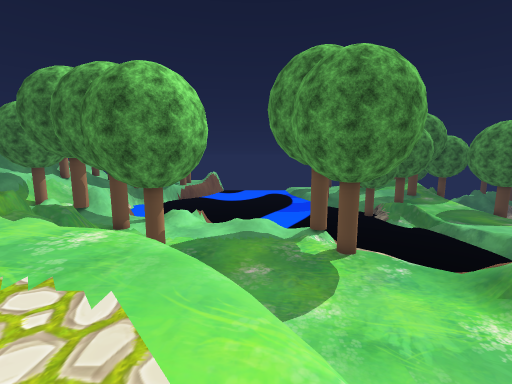
[1] (above)

15 first-person views from a walk through a 3-D level made in the Unity game engine. The camera is 1.5 m above the floor, tilts 8° down and sees 90° across. The floor is counted in squares, 1 m on a side. Each view is taken from the middle of a square. On the plan, view 1 faces up. The plan holds only what a view shows up to about 13 squares ahead; the rest is blank. The place goes on beyond the plan. Some trees and plants on the terrain are drawn as simple stand-ins. Some animated figures are not drawn. Some surface patterns are stand-ins.

[2]
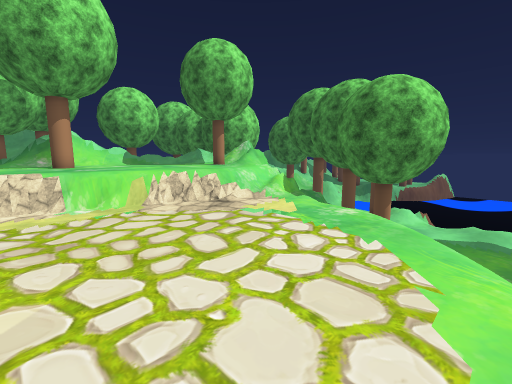

[3]
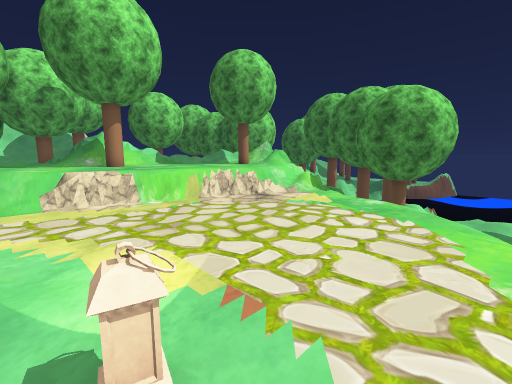

[4]
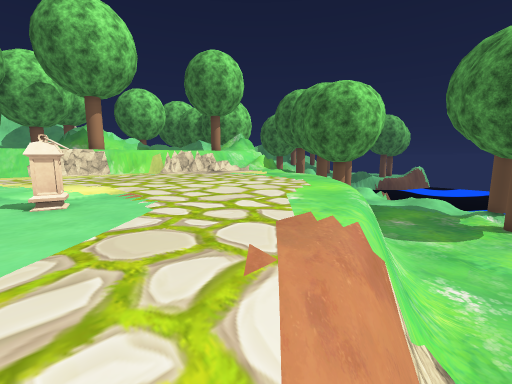

[5]
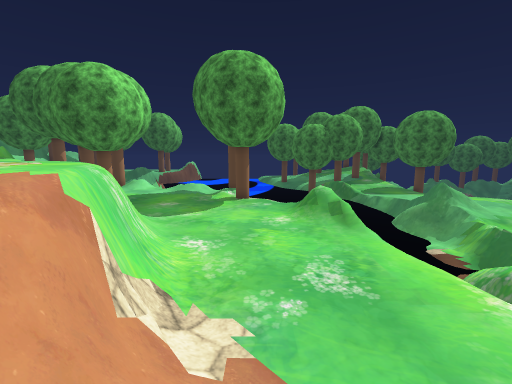

[6]
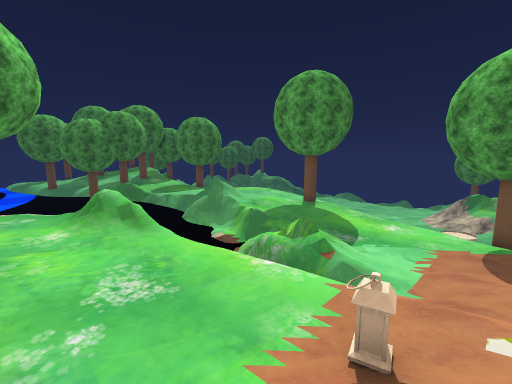

[7]
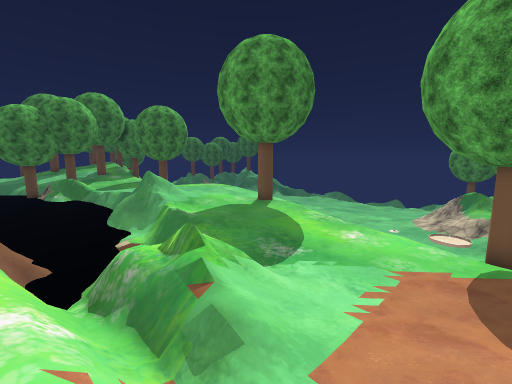

[8]
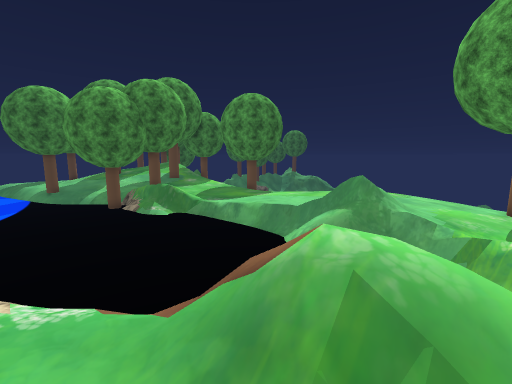

[9]
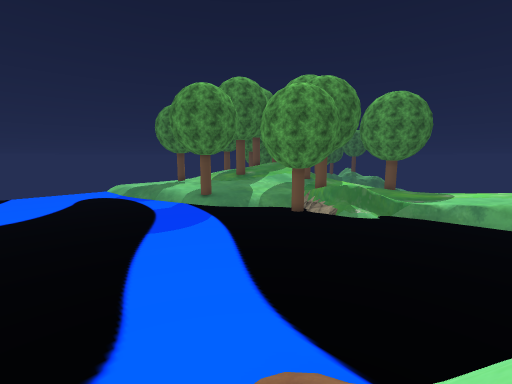

[10]
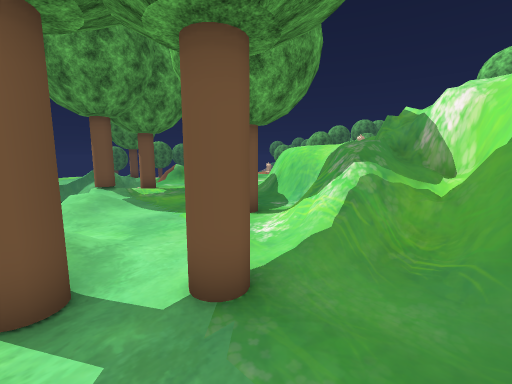

[11]
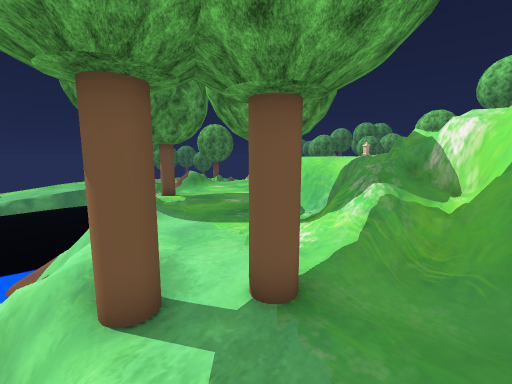

[12]
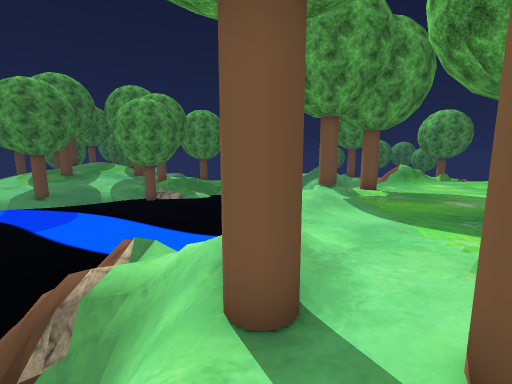

[13]
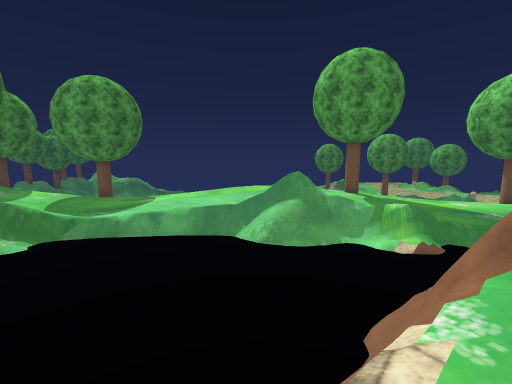

[14]
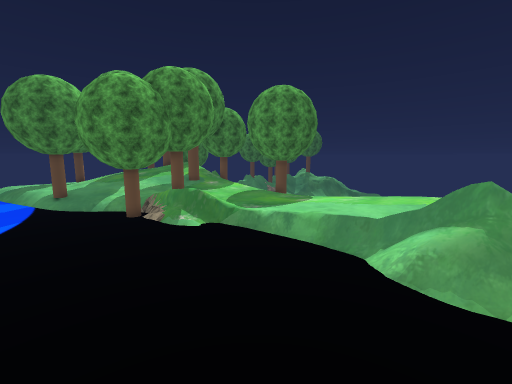

[15]
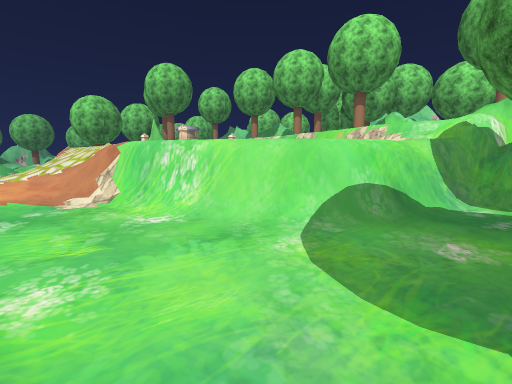

### Floor plan
Key: @ floor where view 1 was taken; # wall or solid block; . main floor; : floor 0.25 m higher than the main floor; - floor 0.25 m lower than the main floor; _ floor 0.5 m lower than the main floor; < floor 0.75 m lower than the main floor; ( floor 1 m lower than the main floor; + floor 2 m higher than the main floor; * floor 3 m higher than the main floor; / step, stairs or slope; = window, fence, low wall or low ledge; ~ liquid the walk can cross; ≈ liquid the walk keeps out of; v drop or lower ground; O other object.
Columns run from 9 left of view 1 to 18 right of it. Each row starts with its distance up from view 1.
 31        ~
 30        ~~
 29        ~~
 28
 27                 OO
 26              ~~
 25             ~~~~
 24            ~~~~~
 23            ~~~~
 22           ~~~~~    O O  __
 21           ~~~~    OOOO  <<
 20          ~~~~~     ≈<  <<<
 19       ~~ ~~~~      ≈// <<<
 18     ≈≈  ~~~~~      ~///(<<
 17     ### ~~~~        ~≈<<<<
 16     ##  ~~~~         ≈<<<<
 15 / //..   /~          ≈<<<<
 14 /..OO/   =≈~         ≈=____
 13 ....//////v≈~        ~=____
 12 ..OO....///=         ~_____
 11 /./......../O  ≈ ~   ~____-_
 10 #://.......//= ~~~~≈≈=/ /---
  9 #===/OO.....OO=≈    ≈=#= ---
  8 vvv=/..........=≈   ~=  _--_
  7 ///v==........./v≈  ~= /____
  6 ////#=v=......./    /= /____
  5 *//++++==....../==≈ /=/_/_O_
  4 *v/+++++#=...../##~~/=/<__O/
  3 *=+++++++==...../v~////<<<</
  2 *=++++++++=......=== ((<<<</
  1 /=++++++++#=....._== <(((<<
  0 =++++++++@+#...../(=//(((((=
 -1 =++++++++++#=..../////(((((=
 -2 =++++++++++#=/.../v//(((((/
 -3 =++++++O+++/=//OO.=/<(((((/
 -4 +++++++OO++//////.////((((O

Positions as (right, up) in squares from view 1, and headings:
1: (0, 0), facing up
2: (0, -2), facing up-left
3: (0, -4), facing up-left
4: (3, -4), facing up-left
5: (4, -4), facing up
6: (4, -4), facing up-right
7: (8, -4), facing up-right
8: (5, 5), facing up-right
9: (-2, 13), facing up-right
10: (-9, 14), facing down-right
11: (-9, 15), facing down-right
12: (-8, 14), facing right
13: (3, 10), facing right
14: (5, 8), facing up-right
15: (5, 8), facing down-left
